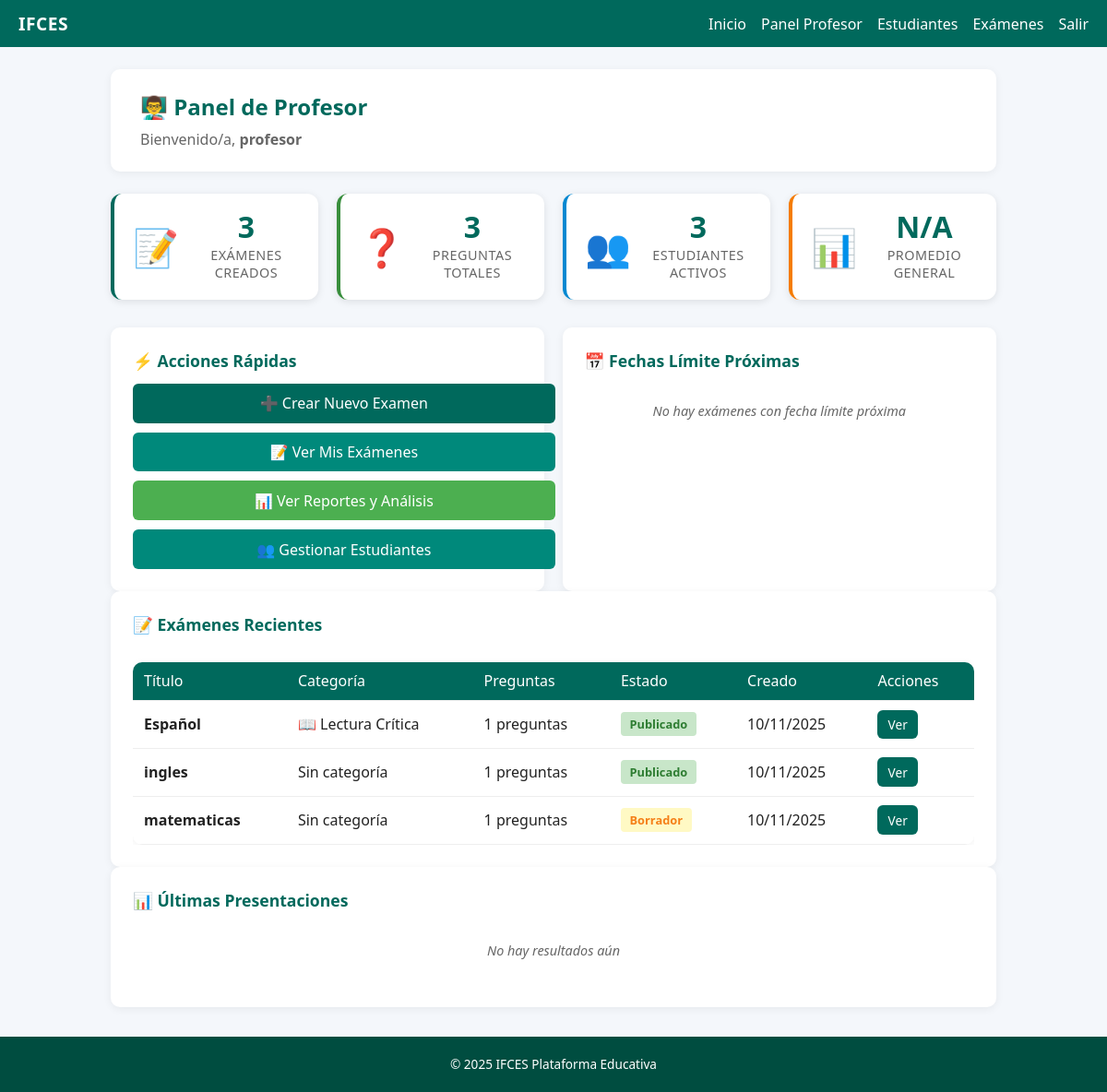
/dashboard_profesor (signed in), run on the app's committed database.
### app/models.py (models this page shows, shortened)
class User(UserMixin, db.Model):
    __tablename__ = "users"
    id = db.Column(db.Integer, primary_key=True)
    username = db.Column(db.String(50), unique=True, nullable=False)
    email = db.Column(db.String(120), unique=True, nullable=False, index=True)
    password_hash = db.Column(db.String(255), nullable=False)
    role = db.Column(db.String(20), nullable=False, default="estudiante")
    is_active = db.Column(db.Boolean, default=True, nullable=False)
    created_at = db.Column(db.DateTime, default=datetime.utcnow)
    examenes_creados = db.relationship('Examen', backref='profesor', lazy=True, foreign_keys='Examen.profesor_id')
    examenes_asignados = db.relationship('Examen', secondary=estudiante_examen, backref=db.backref('estudiantes', lazy='dynamic'))

class Examen(db.Model):
    __tablename__ = "examenes"
    id = db.Column(db.Integer, primary_key=True)
    titulo = db.Column(db.String(200), nullable=False)
    descripcion = db.Column(db.Text)
    fecha_creacion = db.Column(db.DateTime, default=datetime.utcnow)
    duracion_minutos = db.Column(db.Integer, default=60)
    fecha_limite = db.Column(db.DateTime)
    publicado = db.Column(db.Boolean, default=False)
    profesor_id = db.Column(db.Integer, db.ForeignKey('users.id'), nullable=False)
    categoria_id = db.Column(db.Integer, db.ForeignKey('categorias.id'))
    intentos_maximos = db.Column(db.Integer, default=1)  # número de intentos permitidos
    mostrar_respuestas = db.Column(db.Boolean, default=True)  # mostrar respuestas correctas después
    barajar_preguntas = db.Column(db.Boolean, default=False)  # randomizar orden preguntas
    calificacion_minima = db.Column(db.Float, default=60.0)  # porcentaje mínimo para aprobar
    preguntas = db.relationship('Pregunta', backref='examen', lazy=True, cascade='all, delete-orphan')
    resultados = db.relationship('ExamenResultado', backref='examen', lazy=True, cascade='all, delete-orphan')

class Categoria(db.Model):
    __tablename__ = "categorias"
    id = db.Column(db.Integer, primary_key=True)
    nombre = db.Column(db.String(100), nullable=False, unique=True)
    descripcion = db.Column(db.Text)
    color = db.Column(db.String(7), default="#00695c")  # Color hex para UI
    icono = db.Column(db.String(50))  # Emoji o clase CSS
    activo = db.Column(db.Boolean, default=True)
    created_at = db.Column(db.DateTime, default=datetime.utcnow)
    examenes = db.relationship('Examen', backref='categoria', lazy=True)

### app/main/routes.py (the view)
@main_bp.route("/dashboard_profesor")
@login_required
@role_required("profesor")
def dashboard_profesor():
    total_examenes = Examen.query.filter_by(profesor_id=current_user.id).count()
    total_preguntas = db.session.query(func.count(Pregunta.id)).join(
        Examen, Pregunta.examen_id == Examen.id
    ).filter(Examen.profesor_id == current_user.id).scalar()
    total_estudiantes = User.query.filter_by(role="estudiante", is_active=True).count()
    examenes_recientes = Examen.query.filter_by(
        profesor_id=current_user.id
    ).order_by(desc(Examen.fecha_creacion)).limit(5).all()
    hoy = datetime.now()
    examenes_proximos = Examen.query.filter(
        Examen.profesor_id == current_user.id,
        Examen.fecha_limite.isnot(None),
        Examen.fecha_limite > hoy
    ).order_by(Examen.fecha_limite).limit(5).all()
    resultados_recientes = ExamenResultado.query.join(
        Examen, ExamenResultado.examen_id == Examen.id
    ).filter(
        Examen.profesor_id == current_user.id
    ).order_by(desc(ExamenResultado.fecha_presentacion)).limit(10).all()
    stats_rendimiento = db.session.query(
        func.avg(ExamenResultado.calificacion).label('promedio'),
        func.max(ExamenResultado.calificacion).label('maxima'),
        func.min(ExamenResultado.calificacion).label('minima'),
        func.count(ExamenResultado.id).label('total')
    ).join(
        Examen, ExamenResultado.examen_id == Examen.id
    ).filter(
        Examen.profesor_id == current_user.id
    ).first()
    avg_calif_normalizada = func.avg(
        case(
            (ExamenResultado.calificacion > 5.0, ExamenResultado.calificacion / 20.0),
            else_=ExamenResultado.calificacion
        )
    ).label('promedio')
    estudiantes_bajo_rendimiento = db.session.query(
        User.id,
        User.username,
        avg_calif_normalizada
    ).join(
        ExamenResultado, User.id == ExamenResultado.estudiante_id
    ).join(
        Examen, ExamenResultado.examen_id == Examen.id
    ).filter(
        Examen.profesor_id == current_user.id
    ).group_by(User.id, User.username).having(
        avg_calif_normalizada < 3.0
    ).limit(5).all()
    return render_template(
        "dashboard_profesor.html",
        total_examenes=total_examenes,
        total_preguntas=total_preguntas,
        total_estudiantes=total_estudiantes,
        examenes_recientes=examenes_recientes,
        examenes_proximos=examenes_proximos,
        resultados_recientes=resultados_recientes,
        stats_rendimiento=stats_rendimiento,
        estudiantes_bajo_rendimiento=estudiantes_bajo_rendimiento,
        now=datetime.now()
    )

### app/models.py (called while the page is built)
@login_manager.user_loader
def load_user(user_id):  # pragma: no cover
    return User.query.get(int(user_id))

### app/templates/dashboard_profesor.html (shortened to what this page needs)
{% extends 'layout.html' %}
{% block content %}
<div class="dashboard-header">
  <h2>👨‍🏫 Panel de Profesor</h2>
  <p class="welcome">Bienvenido/a, <strong>{{ current_user.username }}</strong></p>
</div>
<div class="stats-grid">
  <div class="stat-card stat-primary">
    <div class="stat-icon">📝</div>
    <div class="stat-content">
      <div class="stat-value">{{ total_examenes }}</div>
      <div class="stat-label">Exámenes Creados</div>
    </div>
  </div>
  <div class="stat-card stat-success">
    <div class="stat-icon">❓</div>
    <div class="stat-content">
      <div class="stat-value">{{ total_preguntas }}</div>
      <div class="stat-label">Preguntas Totales</div>
    </div>
  </div>
  <div class="stat-card stat-info">
    <div class="stat-icon">👥</div>
    <div class="stat-content">
      <div class="stat-value">{{ total_estudiantes }}</div>
      <div class="stat-label">Estudiantes Activos</div>
    </div>
  </div>
  <div class="stat-card stat-warning">
    <div class="stat-icon">📊</div>
    <div class="stat-content">
      <div class="stat-value">
        {% if stats_rendimiento.promedio %}
          {{ "%.1f"|format(stats_rendimiento.promedio) }}%
        {% else %}
          N/A
        {% endif %}
      </div>
      <div class="stat-label">Promedio General</div>
    </div>
  </div>
</div>
<div class="dashboard-grid">
  <div class="dashboard-card">
    <h3>⚡ Acciones Rápidas</h3>
    <div class="quick-actions">
      <a href="{{ url_for('profesor.crear_examen') }}" class="btn btn-primary btn-block">
        ➕ Crear Nuevo Examen
      </a>
      <a href="{{ url_for('profesor.lista_examenes') }}" class="btn btn-secondary btn-block">
        📝 Ver Mis Exámenes
      </a>
      <a href="{{ url_for('main.reporte_examenes') }}" class="btn btn-block" style="background:#4caf50;color:#fff;">
        📊 Ver Reportes y Análisis
      </a>
      <a href="{{ url_for('profesor.lista_estudiantes') }}" class="btn btn-secondary btn-block">
        👥 Gestionar Estudiantes
      </a>
    </div>
  </div>
  <div class="dashboard-card">
    <h3>📅 Fechas Límite Próximas</h3>
    {% if examenes_proximos %}
      <ul class="list-compact">
        {% for examen in examenes_proximos %}
          <li>
            <strong>{{ examen.titulo }}</strong>
            <br>
            <small>
              🕒 {{ examen.fecha_limite.strftime('%d/%m/%Y %H:%M') }}
              <span class="badge badge-{% if (examen.fecha_limite - now).days < 2 %}danger{% else %}info{% endif %}">
                {% set dias = (examen.fecha_limite.timestamp() - now.timestamp()) / 86400 %}
                {% if dias < 1 %}
                  ¡Hoy!
                {% elif dias < 2 %}
                  Mañana
                {% else %}
                  {{ "%.0f"|format(dias) }} días
                {% endif %}
              </span>
            </small>
          </li>
        {% endfor %}
      </ul>
    {% else %}
      <p class="no-data">No hay exámenes con fecha límite próxima</p>
    {% endif %}
  </div>
</div>
<div class="dashboard-grid">
  <div class="dashboard-card full-width">
    <h3>📝 Exámenes Recientes</h3>
    {% if examenes_recientes %}
      <div class="table-container">
        <table class="table">
          <thead>
            <tr>
              <th>Título</th>
              <th>Categoría</th>
              <th>Preguntas</th>
              <th>Estado</th>
              <th>Creado</th>
              <th>Acciones</th>
            </tr>
          </thead>
          <tbody>
            {% for examen in examenes_recientes %}
              <tr>
                <td><strong>{{ examen.titulo }}</strong></td>
                <td>
                  {% if examen.categoria %}
                    {{ examen.categoria.icono }} {{ examen.categoria.nombre }}
                  {% else %}
                    <span class="text-muted">Sin categoría</span>
                  {% endif %}
                </td>
                <td>{{ examen.preguntas|length }} preguntas</td>
                <td>
                  {% if examen.publicado %}
                    <span class="badge badge-success">Publicado</span>
                  {% else %}
                    <span class="badge badge-warning">Borrador</span>
                  {% endif %}
                </td>
                <td>{{ examen.fecha_creacion.strftime('%d/%m/%Y') }}</td>
                <td>
                  <a href="{{ url_for('profesor.gestionar_preguntas', id=examen.id) }}"
                     class="btn btn-sm btn-primary">Ver</a>
                </td>
              </tr>
            {% endfor %}
          </tbody>
        </table>
      </div>
    {% else %}
      <p class="no-data">No has creado exámenes aún. <a href="{{ url_for('profesor.crear_examen') }}">Crear primero</a></p>
    {% endif %}
  </div>
</div>
<div class="dashboard-grid">
  <div class="dashboard-card {% if not estudiantes_bajo_rendimiento %}full-width{% endif %}">
    <h3>📊 Últimas Presentaciones</h3>
    {% if resultados_recientes %}
      <ul class="list-compact">
        {% for resultado in resultados_recientes[:5] %}
          <li>
            <strong>{{ resultado.estudiante.username }}</strong>
            <br>
            <small>
              {{ resultado.examen.titulo }}
              <span class="badge badge-{% if resultado.calificacion >= 60 %}success{% else %}danger{% endif %}">
                {{ "%.1f"|format(resultado.calificacion) }}%
              </span>
              <span class="text-muted">{{ resultado.fecha_presentacion.strftime('%d/%m %H:%M') }}</span>
            </small>
          </li>
        {% endfor %}
      </ul>
      <a href="{{ url_for('profesor.lista_examenes') }}" class="btn btn-sm btn-secondary">
        Ver Todos los Resultados
      </a>
    {% else %}
      <p class="no-data">No hay resultados aún</p>
    {% endif %}
  </div>
</div>
{% set now = now if now else None %}
{% endblock %}

### app/static/css/styles.css (style rules this page uses)
body { margin:0;font-family:'Segoe UI',Arial,sans-serif;background:#f4f7fb;color:#222; }
.btn { background:#00695c;color:#fff;padding:.65rem 1.1rem;border:none;border-radius:6px;text-decoration:none;display:inline-block;margin-right:.5rem;cursor:pointer;font-weight:500;transition:filter .2s; }
.btn-secondary { background:#00897b; }
.btn-primary { background:#00695c; }
.btn-block { width:100%;margin-right:0; }
.dashboard-header { background:#fff;padding:1.5rem 2rem;border-radius:10px;box-shadow:0 2px 10px rgba(0,0,0,.06);margin-bottom:1.5rem; }
.dashboard-header h2 { margin:0 0 .5rem;color:#00695c; }
.dashboard-header .welcome { margin:0;color:#666;font-size:1rem; }
.dashboard-grid { display:grid;grid-template-columns:repeat(auto-fit,minmax(280px,1fr));gap:1.2rem; }
.dashboard-card { background:#fff;padding:1.5rem;border-radius:10px;box-shadow:0 2px 10px rgba(0,0,0,.06); }
.dashboard-card h3 { margin:0 0 .8rem;color:#00695c;font-size:1.1rem; }
.dashboard-card p { margin:0 0 .5rem;color:#666;font-size:.9rem; }
.dashboard-card.full-width { grid-column:1/-1; }
.stat-card { background:#fff;padding:1.5rem;border-radius:10px;box-shadow:0 2px 10px rgba(0,0,0,.06);text-align:center; }
.stat-value { font-size:2.2rem;font-weight:700;color:#00695c;margin-bottom:.3rem; }
.stat-label { font-size:.85rem;color:#666;text-transform:uppercase;letter-spacing:.5px; }
.badge { display:inline-block;padding:.25rem .6rem;border-radius:4px;font-size:.8rem;font-weight:600; }
.table-container { overflow-x:auto; }
.no-data { text-align:center;color:#999;font-style:italic; }
.table { width:100%;border-collapse:collapse;margin-top:1rem;background:#fff;border-radius:10px;overflow:hidden;box-shadow:0 2px 10px rgba(0,0,0,.06); }
.table th,.table td { padding:.6rem .75rem;text-align:left;border-bottom:1px solid #eee; }
.table th { background:#00695c;color:#fff;font-weight:500; }
.badge-success { background:#c8e6c9;color:#2e7d32; }
.badge-warning { background:#fff9c4;color:#f57f17; }
.btn-sm { padding:.4rem .7rem;font-size:.85rem; }

### app/templates/dashboard_profesor.html (style rules this page uses)
.stats-grid { display: grid; grid-template-columns: repeat(auto-fit, minmax(220px, 1fr)); gap: 20px; margin-bottom: 30px; }
.stat-card { background: white; border-radius: 12px; padding: 20px; display: flex; align-items: center; gap: 15px; box-shadow: 0 2px 8px rgba(0,0,0,0.1); border-left: 4px solid #00695c; }
.stat-card.stat-primary { border-left-color: #00695c; }
.stat-card.stat-success { border-left-color: #388e3c; }
.stat-card.stat-info { border-left-color: #0288d1; }
.stat-card.stat-warning { border-left-color: #f57c00; }
.stat-icon { font-size: 2.5em; }
.stat-value { font-size: 2em; font-weight: 700; color: #00695c; line-height: 1; }
.stat-label { color: #666; font-size: 0.9em; margin-top: 5px; }
.quick-actions { display: flex; flex-direction: column; gap: 10px; }
.btn-block { width: 100%; text-align: center; }
.no-data { text-align: center; color: #999; padding: 20px; font-style: italic; }

### data on the page
User: username "profesor"
Examen: titulo "Español", categoria.icono "📖", categoria.nombre "Lectura Crítica", preguntas|length "1", publicado "Publicado", fecha_creacion "10/11/2025"
Examen: titulo "ingles", shows "Sin categoría", preguntas|length "1", publicado "Publicado", fecha_creacion "10/11/2025"
Examen: titulo "matematicas", shows "Sin categoría", preguntas|length "1", publicado "Borrador", fecha_creacion "10/11/2025"

### other printed values
{{ total_examenes }} "3"
{{ total_preguntas }} "3"
{{ total_estudiantes }} "3"
